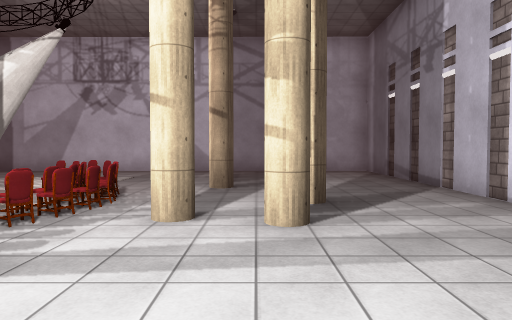
View 1 (above)

15 first-person views from a walk through a Unity game level. The camera is 1.5 m above the floor, tilts 2° down and sees 70° across. The floor is counted in squares, 2 m on a side. Each view is taken from the middle of a square. On the plan, view 1 faces up. The plan holds only what a view shows up to about 11 squares ahead; the rest is blank. The place goes on beyond the plan. Some surface patterns are stand-ins.

View 2
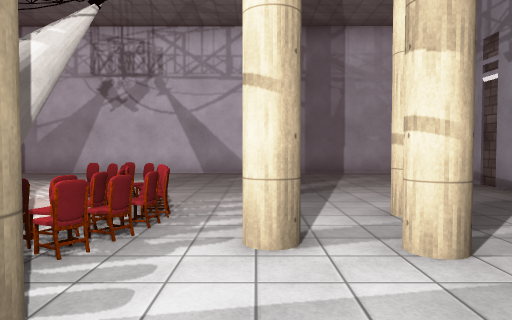

View 3
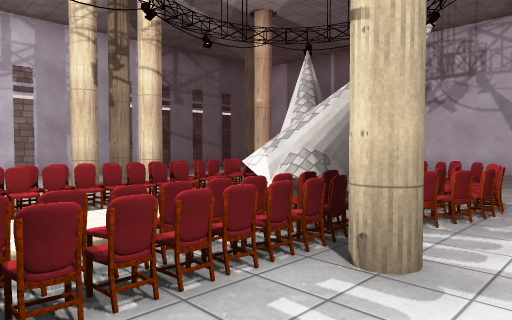

View 4
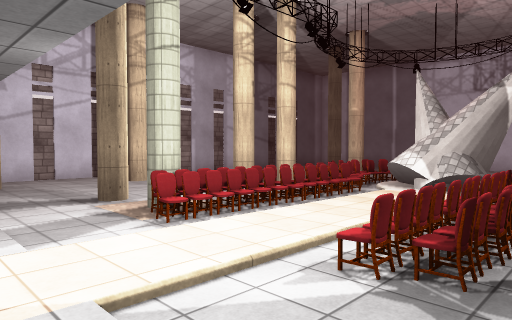

View 5
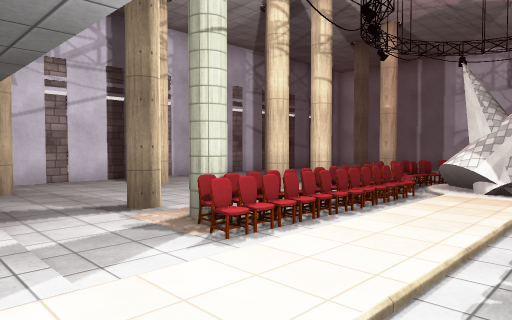

View 6
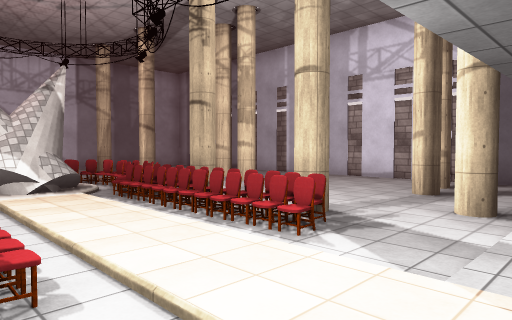

View 7
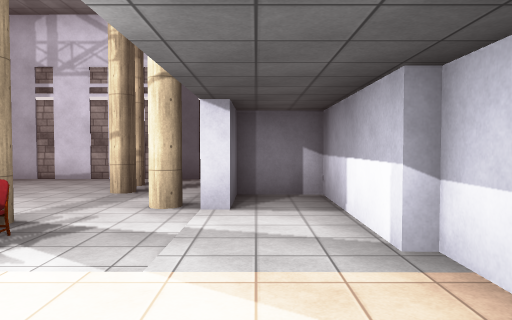

View 8
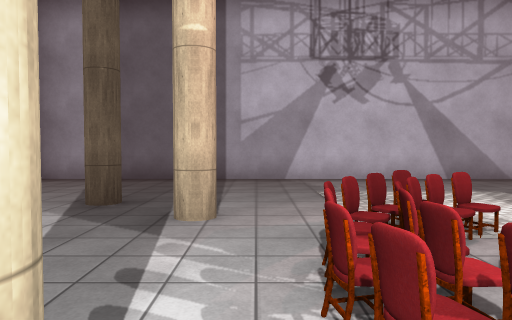

View 9
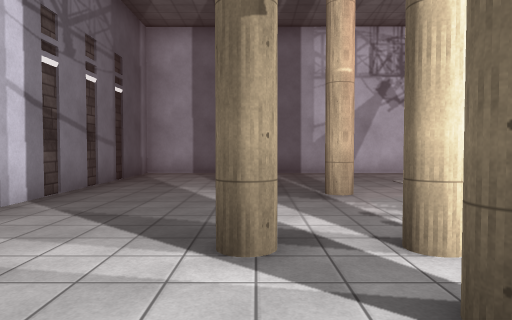

View 10
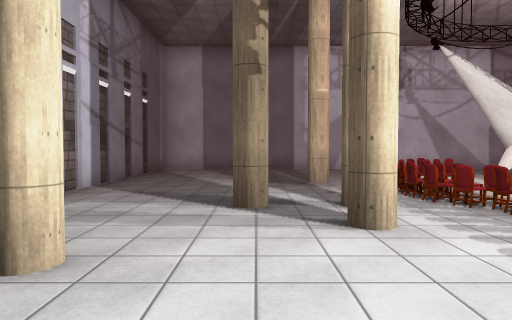

View 11
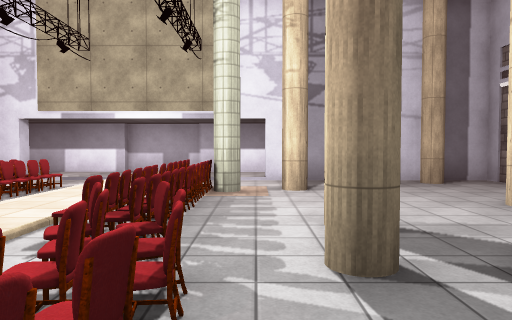

View 12
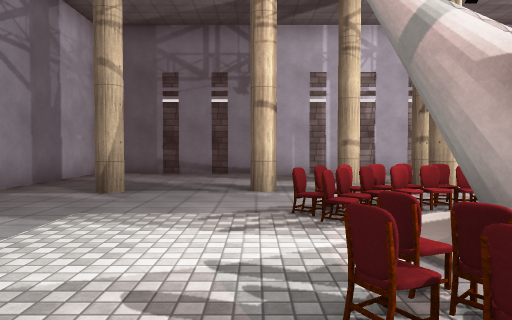

View 13
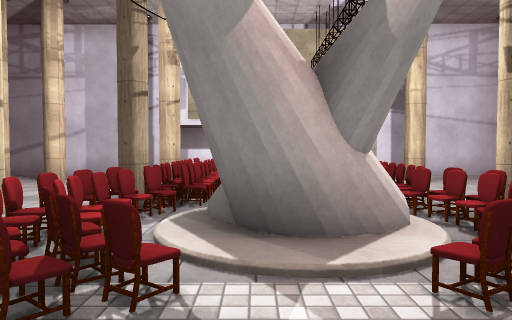

View 14
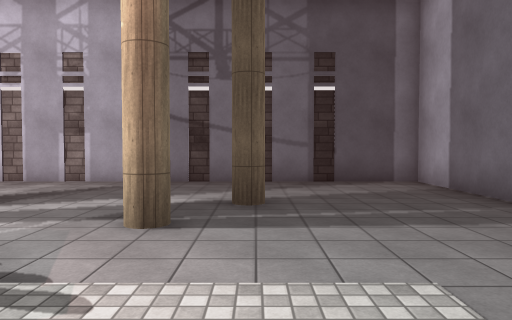

View 15
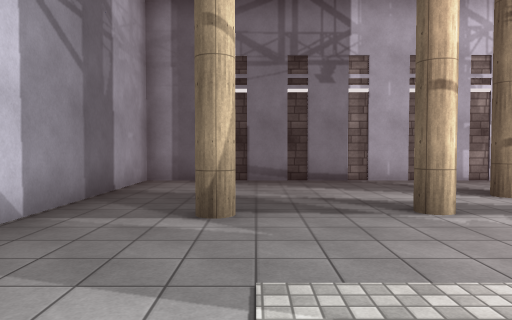

### Floor plan
Key: @ floor where view 1 was taken; # wall or solid block; x gap in a wall; . main floor; : floor 0.25 m higher than the main floor; / step, stairs or slope; C chair; O other object.
Columns run from 13 left of view 1 to 4 right of it. Each row starts with its distance up from view 1.
 12  #################
 11  #...............#
 10  #...............#
  9 ##..........#....#
  8 #...#............#
  7 #....#.C..C.#....#
  6 #......CC.CC.....#
  5 #.....CC##CC..#..#
  4 #...##CCO#CCx....#
  3 #....x.C//C......#
  2 #......C//C#.....#
  1 #..#...C//C......#
  0 #......C//C#.@.#.#
 -1 #....#.C//C...#..#
 -2 #.##....//..#....#
 -3 ######::::::######
 -4      ###::####
 -5         ###

Positions as (right, up) in squares from view 1, and headings:
1: (0, 0), facing up
2: (-1, 1), facing up
3: (-1, 0), facing up-left
4: (-2, -3), facing up-left
5: (-3, -3), facing up-left
6: (-6, -3), facing up-right
7: (-6, -3), facing right
8: (-7, 3), facing up
9: (-9, 1), facing up
10: (-9, -1), facing up
11: (-7, 6), facing down
12: (-7, 7), facing right
13: (-4, 8), facing down
14: (-4, 8), facing left
15: (-5, 9), facing right
